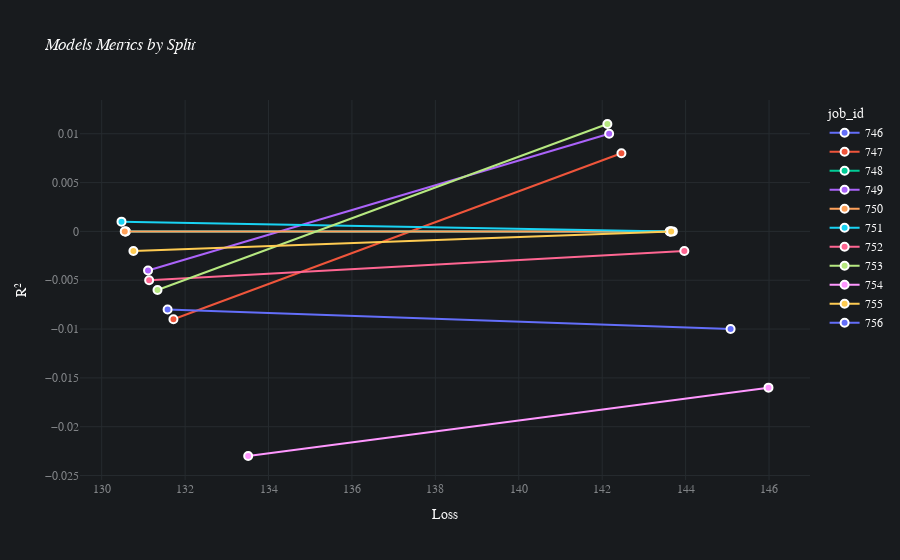

The notebook cell this image was saved under:
### Code cell
batch.plot_performance(max_loss=1000, min_metric_2=-1)

### Figure 1 — Plotly figure (JSON) as saved in the notebook; plotly's stock layout.template omitted (floating-point values rounded to 4 significant figures)
{"data": [{"customdata": [[746, "test", 130.6, 0], [746, "train", 143.6, 0]], "hovertemplate": "job_id=%{customdata[0]}<br>loss=%{customdata[2]}<br>r2=%{customdata[3]}<br>split=%{customdata[1]}<extra></extra>", "legendgroup": "746", "line": {"color": "#636efa", "dash": "solid", "shape": "spline", "width": 2}, "marker": {"line": {"color": "white", "width": 2}, "size": 8}, "mode": "markers+lines", "name": "746", "orientation": "v", "showlegend": true, "type": "scatter", "x": [130.6, 143.6], "xaxis": "x", "y": [0, 0], "yaxis": "y"}, {"customdata": [[747, "test", 131.7, -0.009], [747, "train", 142.5, 0.008]], "hovertemplate": "job_id=%{customdata[0]}<br>loss=%{customdata[2]}<br>r2=%{customdata[3]}<br>split=%{customdata[1]}<extra></extra>", "legendgroup": "747", "line": {"color": "#EF553B", "dash": "solid", "shape": "spline", "width": 2}, "marker": {"line": {"color": "white", "width": 2}, "size": 8}, "mode": "markers+lines", "name": "747", "orientation": "v", "showlegend": true, "type": "scatter", "x": [131.7, 142.5], "xaxis": "x", "y": [-0.009, 0.008], "yaxis": "y"}, {"customdata": [[748, "test", 130.6, 0], [748, "train", 143.6, 0]], "hovertemplate": "job_id=%{customdata[0]}<br>loss=%{customdata[2]}<br>r2=%{customdata[3]}<br>split=%{customdata[1]}<extra></extra>", "legendgroup": "748", "line": {"color": "#00cc96", "dash": "solid", "shape": "spline", "width": 2}, "marker": {"line": {"color": "white", "width": 2}, "size": 8}, "mode": "markers+lines", "name": "748", "orientation": "v", "showlegend": true, "type": "scatter", "x": [130.6, 143.6], "xaxis": "x", "y": [0, 0], "yaxis": "y"}, {"customdata": [[749, "test", 131.1, -0.004], [749, "train", 142.2, 0.01]], "hovertemplate": "job_id=%{customdata[0]}<br>loss=%{customdata[2]}<br>r2=%{customdata[3]}<br>split=%{customdata[1]}<extra></extra>", "legendgroup": "749", "line": {"color": "#ab63fa", "dash": "solid", "shape": "spline", "width": 2}, "marker": {"line": {"color": "white", "width": 2}, "size": 8}, "mode": "markers+lines", "name": "749", "orientation": "v", "showlegend": true, "type": "scatter", "x": [131.1, 142.2], "xaxis": "x", "y": [-0.004, 0.01], "yaxis": "y"}, {"customdata": [[750, "test", 130.6, 0], [750, "train", 143.7, 0]], "hovertemplate": "job_id=%{customdata[0]}<br>loss=%{customdata[2]}<br>r2=%{customdata[3]}<br>split=%{customdata[1]}<extra></extra>", "legendgroup": "750", "line": {"color": "#FFA15A", "dash": "solid", "shape": "spline", "width": 2}, "marker": {"line": {"color": "white", "width": 2}, "size": 8}, "mode": "markers+lines", "name": "750", "orientation": "v", "showlegend": true, "type": "scatter", "x": [130.6, 143.7], "xaxis": "x", "y": [0, 0], "yaxis": "y"}, {"customdata": [[751, "test", 130.5, 0.001], [751, "train", 143.6, 0]], "hovertemplate": "job_id=%{customdata[0]}<br>loss=%{customdata[2]}<br>r2=%{customdata[3]}<br>split=%{customdata[1]}<extra></extra>", "legendgroup": "751", "line": {"color": "#19d3f3", "dash": "solid", "shape": "spline", "width": 2}, "marker": {"line": {"color": "white", "width": 2}, "size": 8}, "mode": "markers+lines", "name": "751", "orientation": "v", "showlegend": true, "type": "scatter", "x": [130.5, 143.6], "xaxis": "x", "y": [0.001, 0], "yaxis": "y"}, {"customdata": [[752, "test", 131.1, -0.005], [752, "train", 144.0, -0.002]], "hovertemplate": "job_id=%{customdata[0]}<br>loss=%{customdata[2]}<br>r2=%{customdata[3]}<br>split=%{customdata[1]}<extra></extra>", "legendgroup": "752", "line": {"color": "#FF6692", "dash": "solid", "shape": "spline", "width": 2}, "marker": {"line": {"color": "white", "width": 2}, "size": 8}, "mode": "markers+lines", "name": "752", "orientation": "v", "showlegend": true, "type": "scatter", "x": [131.1, 144.0], "xaxis": "x", "y": [-0.005, -0.002], "yaxis": "y"}, {"customdata": [[753, "test", 131.3, -0.006], [753, "train", 142.1, 0.011]], "hovertemplate": "job_id=%{customdata[0]}<br>loss=%{customdata[2]}<br>r2=%{customdata[3]}<br>split=%{customdata[1]}<extra></extra>", "legendgroup": "753", "line": {"color": "#B6E880", "dash": "solid", "shape": "spline", "width": 2}, "marker": {"line": {"color": "white", "width": 2}, "size": 8}, "mode": "markers+lines", "name": "753", "orientation": "v", "showlegend": true, "type": "scatter", "x": [131.3, 142.1], "xaxis": "x", "y": [-0.006, 0.011], "yaxis": "y"}, {"customdata": [[754, "test", 133.5, -0.023], [754, "train", 146.0, -0.016]], "hovertemplate": "job_id=%{customdata[0]}<br>loss=%{customdata[2]}<br>r2=%{customdata[3]}<br>split=%{customdata[1]}<extra></extra>", "legendgroup": "754", "line": {"color": "#FF97FF", "dash": "solid", "shape": "spline", "width": 2}, "marker": {"line": {"color": "white", "width": 2}, "size": 8}, "mode": "markers+lines", "name": "754", "orientation": "v", "showlegend": true, "type": "scatter", "x": [133.5, 146.0], "xaxis": "x", "y": [-0.023, -0.016], "yaxis": "y"}, {"customdata": [[755, "test", 130.8, -0.002], [755, "train", 143.7, 0]], "hovertemplate": "job_id=%{customdata[0]}<br>loss=%{customdata[2]}<br>r2=%{customdata[3]}<br>split=%{customdata[1]}<extra></extra>", "legendgroup": "755", "line": {"color": "#FECB52", "dash": "solid", "shape": "spline", "width": 2}, "marker": {"line": {"color": "white", "width": 2}, "size": 8}, "mode": "markers+lines", "name": "755", "orientation": "v", "showlegend": true, "type": "scatter", "x": [130.8, 143.7], "xaxis": "x", "y": [-0.002, 0], "yaxis": "y"}, {"customdata": [[756, "test", 131.6, -0.008], [756, "train", 145.1, -0.01]], "hovertemplate": "job_id=%{customdata[0]}<br>loss=%{customdata[2]}<br>r2=%{customdata[3]}<br>split=%{customdata[1]}<extra></extra>", "legendgroup": "756", "line": {"color": "#636efa", "dash": "solid", "shape": "spline", "width": 2}, "marker": {"line": {"color": "white", "width": 2}, "size": 8}, "mode": "markers+lines", "name": "756", "orientation": "v", "showlegend": true, "type": "scatter", "x": [131.6, 145.1], "xaxis": "x", "y": [-0.008, -0.01], "yaxis": "y"}], "layout": {"autosize": true, "font": {"color": "#FAFAFA", "family": "Avenir"}, "hoverlabel": {"bgcolor": "#0F0F0F", "font": {"family": "Avenir", "size": 15}}, "legend": {"title": {"text": "job_id"}, "tracegroupgap": 0}, "paper_bgcolor": "#181B1E", "plot_bgcolor": "#181B1E", "title": {"text": "<i>Models Metrics by Split</i>"}, "xaxis": {"anchor": "y", "autorange": true, "domain": [0, 1], "gridcolor": "#262B2F", "range": [129.5, 147.0], "tickfont": {"color": "#818487"}, "title": {"text": "Loss"}, "type": "linear", "zeroline": false}, "yaxis": {"anchor": "x", "autorange": true, "domain": [0, 1], "gridcolor": "#262B2F", "range": [-0.0254, 0.0134], "tickfont": {"color": "#818487"}, "title": {"text": "R²"}, "type": "linear", "zeroline": false}}}
